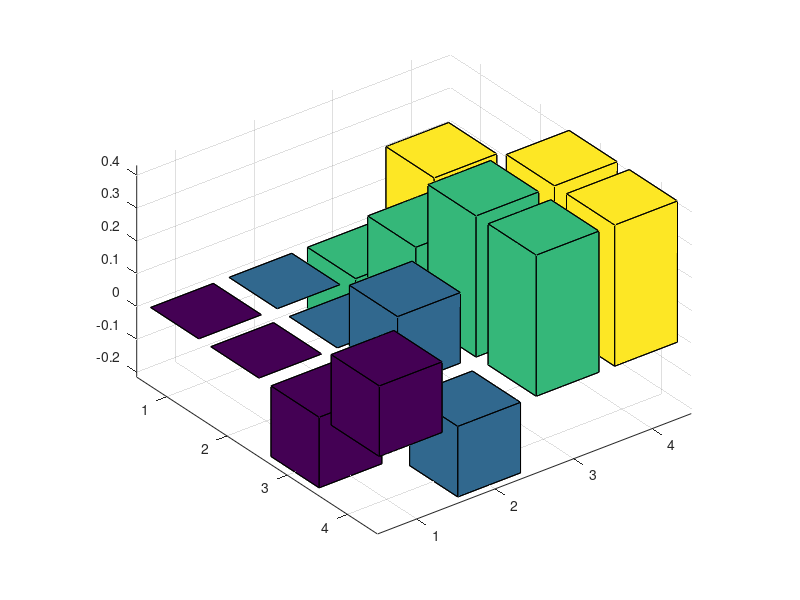

Write MATLAB code to recreate this figure.
%%% PROCESS MAP %%%%%%%%%%%%%
sigmaX = [0,1;1,0];
sigmaY = [0,-1i;1i,0];
sigmaZ = [1,0;0,-1];
sigma0 = eye(2,2);

X = sigmaX;
Y = sigmaY;
Z = sigmaZ;
I = sigma0;

%=========================================================================
% This describes the gate based circuit shown in the paper. The values 
% zero_DE and one_DE represent the state of the system before excitation.
% The CNOT is an entangling gate, and G represents the unitary evolution
% of the system after an excitation cycle.
%=========================================================================
% zero_DE = sigmaZ;
% one_DE = -sigmaZ;
% 
% U = [1,0;0,1];
% 
% psi_DE_init = U*zero_DE;
% 
% CNOT = kron((zero_DE*ctranspose(zero_DE)),sigma0)...
%     + kron((one_DE*ctranspose(one_DE)),sigmaX);
% 
% G = exp(-1i*(sigmaX/2)*(pi/2)); % Single qubit rotation
%
%=========================================================================

%=========================================================================
% In reality, the physical properties of the system prevent G from being
% truly unitary. SO instead we describe the operation with a CPTP map
% acting on the DE and the emitted photon. 
%=========================================================================

% Probability of being in an initially pure state. Value deemed
% experimentally.
pure_init_prob = 0.72;

% Initial spin eigenstate is a pi excitation pulse
psi_DE_init = -X;

% Take this inital spin eigenstate and form initial DE state before the
% cluster state generation excitation pulses
rho_DE_init = pure_init_prob * psi_DE_init * ctranspose(psi_DE_init) +...
    (1-pure_init_prob) *0.5*I;

% I'm not fully certain what the density matrices for x  y and z are, so
% for now I am dummying it.
rho_0 = rho_DE_init;
rho_x = rho_DE_init;
rho_y = rho_DE_init;
rho_z = rho_DE_init;

% Determine the DE density matrix. Again the term2...term4 values are
% incorrect, so I have dummied them for now. 
rho_DE_term1 = rho_0*sigma0;
rho_DE_term2 = rho_x*sigmaX;
rho_DE_term3 = rho_y*sigmaY;
rho_DE_term4 = rho_z*sigmaZ;
rho_DE = rho_DE_term1 + rho_DE_term2 + rho_DE_term3 + rho_DE_term4;

% Determine the density matrix for the DE and emitted photon. Dummy values.

%rho_DE_minus_1 = 
%=========================================================================

%=========================================================================
% Build the process matrix. This code will build the plot. I've ripped it
% from my code from the tomography lab with John Morton, and the equations
% below come from Nielson and Chuang. These equations may require
% modification here.
%=========================================================================

p1 = rho_DE_term1;
p4 = rho_DE_term2;
p3 = rho_DE_term3 - 1i*rho_DE_term4 - (1-1i)*(p1+p4)/2;
p2 = rho_DE_term3 + 1i*rho_DE_term4 - (1+1i)*(p1+p4)/2;
    
Lambda = 1/2 * [I, sigmaX; sigmaX, -1*I];
Chi = Lambda * [p1, p2; p3, p4] * Lambda;
bar3(real(Chi));
% hold on;
% bar3(imag(Chi), 'b');